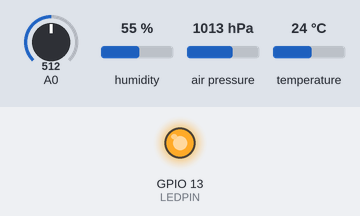
A sketch run on a simulated ESP8266 (NodeMCU). On the bench: output pins drawn as LEDs (lit = HIGH). The inputs (shaded band) are chosen by the test bench; at power-on: A0 = 512, humidity 55 %, air pressure 1013 hPa, temperature 24 °C. WiFi joins after 1.5 s; servers stay silent unless stated; uploads are accepted with an empty reply; what the sketch prints to the serial monitor is not drawn.

Above: at 2.6 s.
At 33.2 s:
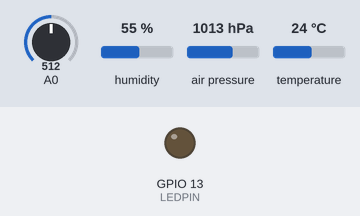
Timing chart, 0 to 81.7 s (numbered marks = the images above):
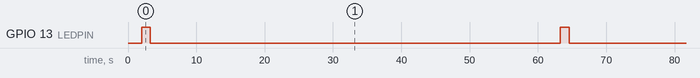

The sketch:

WROOM02_bme280_withAdafruitLibs.ino
```cpp
#include <Wire.h>
#include <SPI.h>
#include <Adafruit_Sensor.h>
#include <Adafruit_BME280.h>
#include <ESP8266WiFi.h>
extern "C" {
#include "user_interface.h"
}

Adafruit_BME280 bme; // I2C

#define DELAYMS (1000 * 60 * 1)
#define LEDPIN (13)

void setup() {
  Serial.begin(115200);
  Serial.println("Start collection");

  pinMode(LEDPIN, OUTPUT);

  char *ssid = "ms101";
  char *password = "sekitakovich";

  wifi_set_sleep_type(LIGHT_SLEEP_T);

  WiFi.begin(ssid, password);
  while (WiFi.status() != WL_CONNECTED) {
    delay(1000 * 1);
    Serial.print(".");
  }
  Serial.println("");

  bme.begin(0x76);
}

void loop() {
  float t = bme.readTemperature();
  float p = bme.readPressure() / 100.0F;
  float h = bme.readHumidity();
  float v = 0.0;

  int adcv =  system_adc_read(); // from TOUT (4.2V - 470K - 150K - GND)
  v = (float)adcv / (1024/4.2);

  digitalWrite(LEDPIN, HIGH);

  String nickname = "sekitakovich";
  String info = "t=" + String(t) + "&h=" +  String(h) + "&p=" + String(p) + "&v=" + String(v) + "&nickname=" + nickname;
  Serial.println(info);

  char *host = "www.klabo.co.jp";
  WiFiClient client;
  int httpPort = 80;
  if (client.connect(host, httpPort)) {
    String url = String("/tph.php?")  + info;
    client.print(String("GET ") + url + " HTTP/1.1\r\n" + "Host: " + host + "\r\n" + "Connection: close\r\n\r\n");

    delay(10);

    while (client.available()) {
      String line = client.readStringUntil('\r');
      Serial.print(line);
    }
  }

  digitalWrite(LEDPIN, LOW);

  delay(DELAYMS);
}
```

Measured:
- by itself, GPIO 13 (LEDPIN): alternates HIGH for 1.3 s and LOW for 60.0 s
